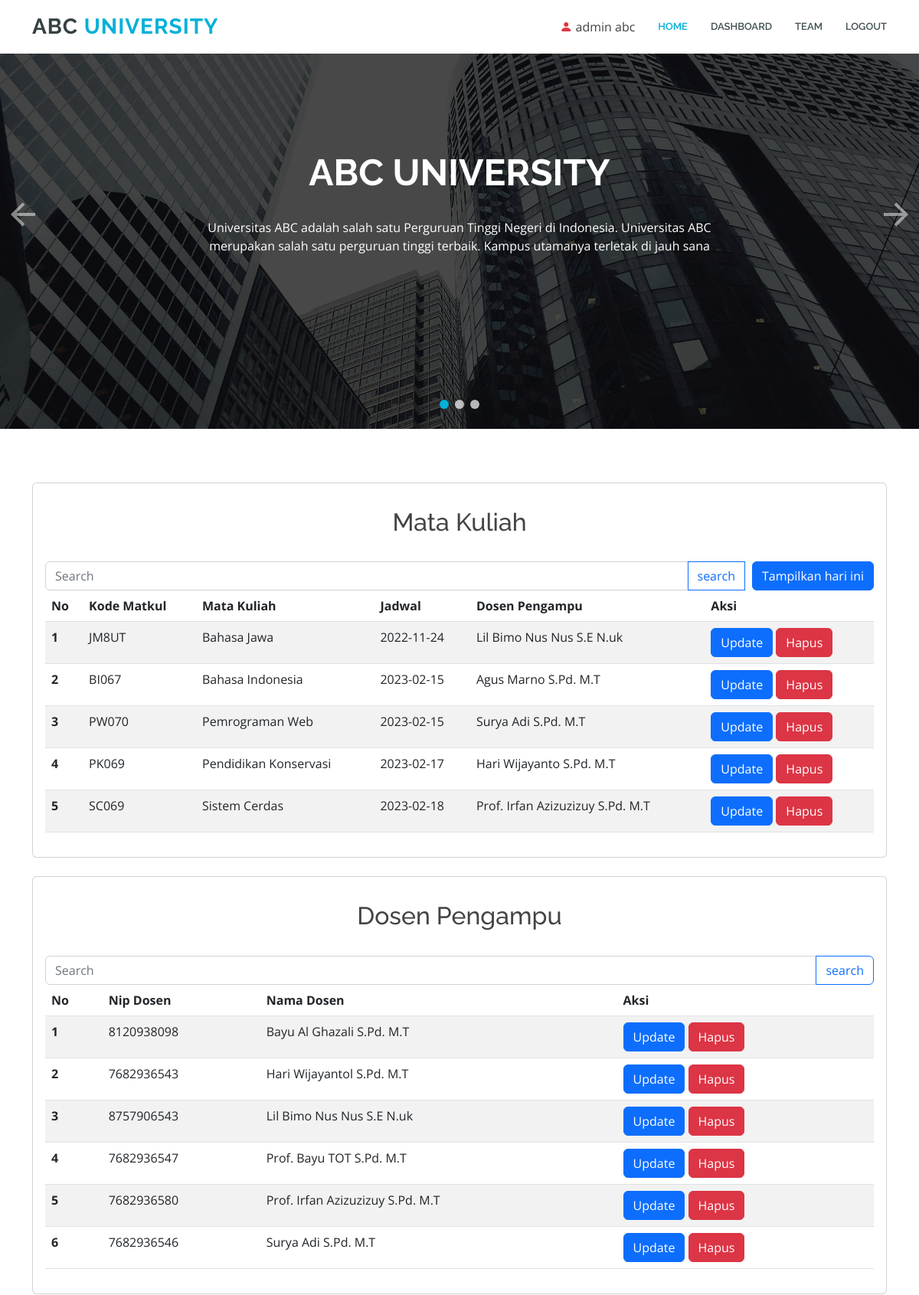
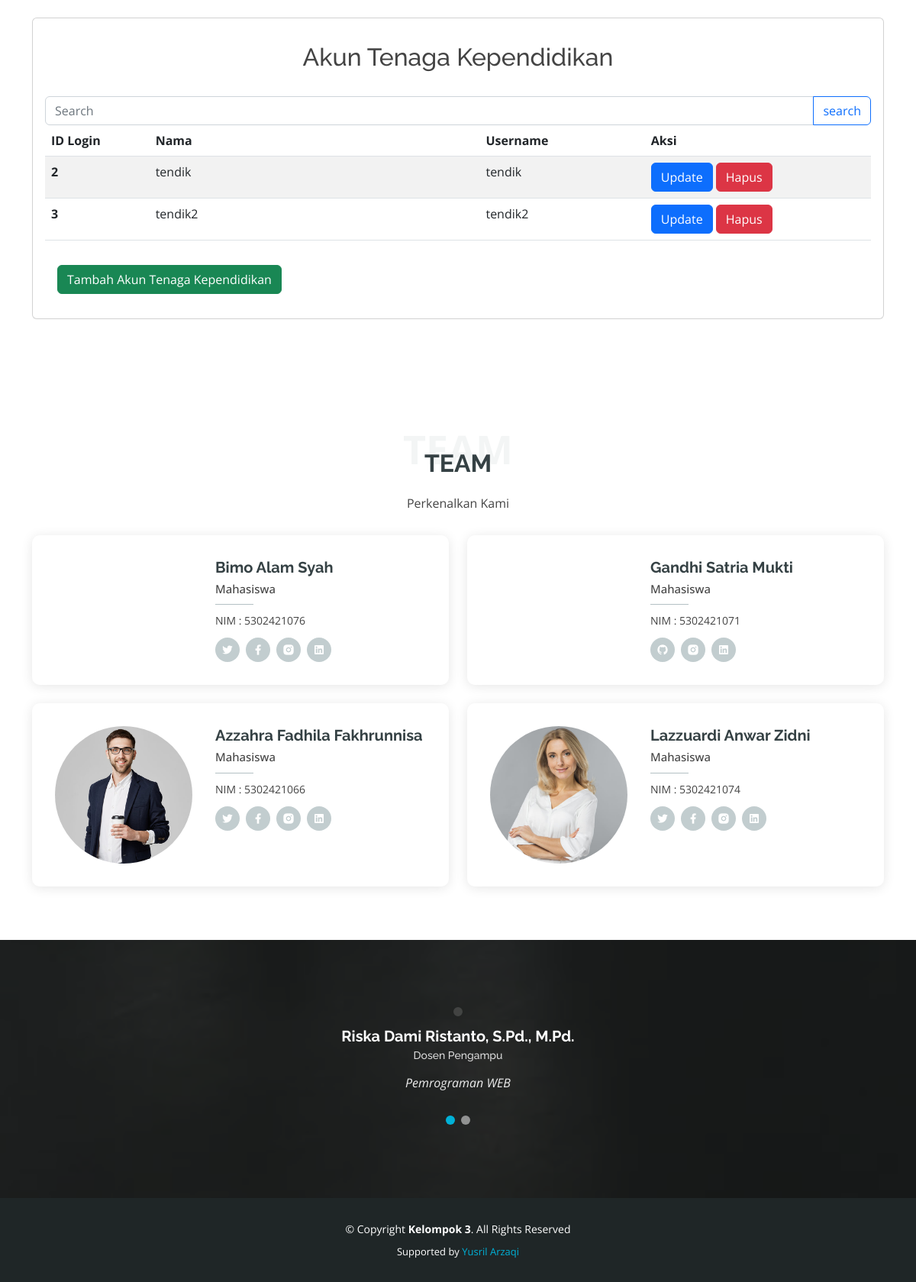
Screenshot of /index.php (signed in) with the database file from the repository (2 pictures, top to bottom).
### tables this page shows
CREATE TABLE `matkul` (
  `kode_matkul` varchar(5) NOT NULL,
  `nama_matkul` varchar(45) NOT NULL,
  `jadwal_matkul` date NOT NULL,
  `dosen_nama_dosen` varchar(45) NOT NULL,
  `login_id_login` int(11) NOT NULL,
  PRIMARY KEY (`kode_matkul`,`dosen_nama_dosen`,`login_id_login`),
  KEY `fk_matkul_dosen_idx` (`dosen_nama_dosen`),
  KEY `fk_matkul_login1_idx` (`login_id_login`),
  CONSTRAINT `fk_matkul_login` FOREIGN KEY (`login_id_login`) REFERENCES `login` (`id_login`) ON DELETE NO ACTION ON UPDATE NO ACTION,
  CONSTRAINT `matkul_ibfk_1` FOREIGN KEY (`dosen_nama_dosen`) REFERENCES `dosen` (`nama_dosen`) ON DELETE CASCADE ON UPDATE CASCADE,
  CONSTRAINT `matkul_ibfk_2` FOREIGN KEY (`login_id_login`) REFERENCES `login` (`id_login`) ON DELETE CASCADE ON UPDATE CASCADE
);

CREATE TABLE `dosen` (
  `nip` varchar(10) NOT NULL,
  `nama_dosen` varchar(45) NOT NULL,
  `login_id_login` int(11) NOT NULL,
  PRIMARY KEY (`nama_dosen`,`login_id_login`),
  KEY `fk_dosen_login1_idx` (`login_id_login`),
  CONSTRAINT `dosen_ibfk_1` FOREIGN KEY (`login_id_login`) REFERENCES `login` (`id_login`) ON DELETE CASCADE ON UPDATE CASCADE,
  CONSTRAINT `fk_dosen_login1` FOREIGN KEY (`login_id_login`) REFERENCES `login` (`id_login`) ON DELETE NO ACTION ON UPDATE NO ACTION
);

### lib/function.php (called while the page is built, shortened)
<?php
include "../koneksi.php";
function get_all($query): array | bool{
  global $koneksi;
  $result = mysqli_query($koneksi, $query);
  return mysqli_fetch_all($result);
}

### dashadmin.php (the view, shortened to what this page needs)
<?php
include "koneksi.php";
include "lib/function.php";
$result_dosen = get_all("SELECT * FROM dosen");
$result_matkul = get_all("SELECT * FROM matkul ORDER BY jadwal_matkul");
$data_akun = get_all("SELECT * FROM login WHERE NOT jabatan='admin'");
?>
<section id="about" class="about">
  <div class="container">
    <div class="card mb-4">
      <div class="card-body">
        <div class="row">
          <div class="col-md-12">
            <h2 class="pt-3 pb-4 text-center font-bold font-up deep-purple-text">Mata Kuliah</h2>
            <form action="index.php" method="GET">
              <div class="input-group">
                <input type="text" class="form-control" placeholder="Search" name="cari_mk" />
                <button type="submit" class="btn btn-outline-primary mr-1 ">search</button>
                <input type="submit" class="btn btn-primary rounded" value="Tampilkan hari ini" name="hari_ini" />
              </div>
            </form>
          </div>
        </div>
        <table class="table table-striped">
          <thead>
            <tr>
              <th>No</th>
              <th>Kode Matkul</th>
              <th>Mata Kuliah</th>
              <th>Jadwal</th>
              <th>Dosen Pengampu</th>
              <th>Aksi</th>
            </tr>
          </thead>
          <tbody>
            <?php foreach ($result_matkul as $index => $data_matkul) : ?>
              <tr>
                <th scope="row">
                  <?= $index + 1 ?>
                </th>
                <td>
                  <?= $data_matkul[0]; ?>
                </td>
                <td>
                  <?= $data_matkul[1]; ?>
                </td>
                <td>
                  <?= $data_matkul[2]; ?>
                </td>
                <td>
                  <?= $data_matkul[3]; ?>
                </td>
                <td>
                  <a href="form/ubahmatkul.php?kode=<?= $data_matkul[0]; ?>" class="btn btn-primary ">Update</a>
                  <a href="delete/matkul.php?kode=<?= $data_matkul[0]; ?>" class="btn btn-danger ">Hapus</a>
                </td>
              </tr>
            <?php endforeach; ?>
          </tbody>
        </table>
      </div>
    </div>
    <div class="card">
      <div class="card-body">
        <div class="row">
          <div class="col-md-12">
            <h2 class="pt-3 pb-4 text-center font-bold font-up deep-purple-text">Dosen Pengampu</h2>
            <form action="index.php" method="GET">
              <div class="input-group">
                <input type="text" class="form-control" placeholder="Search" name="cari_ds" />
                <button type="submit" class="btn btn-outline-primary">search</button>
              </div>
            </form>
          </div>
        </div>
        <table class="table table-striped">
          <thead>
            <tr>
              <th>No</th>
              <th>Nip Dosen</th>
              <th>Nama Dosen</th>
              <th>Aksi</th>
            </tr>
          </thead>
          <tbody>
            <?php foreach ($result_dosen as $index => $data_dosen) : ?>
              <tr>
                <th scope="row">
                  <?= $index + 1 ?>
                </th>
                <td>
                  <?= $data_dosen[0]; ?>
                </td>
                <td>
                  <?= $data_dosen[1]; ?>
                </td>
                <td>
                  <a href="form/ubahdosen.php?nip=<?= $data_dosen[0]; ?>" class="btn btn-primary ">Update</a>
                  <a href="delete/dosen.php?nip=<?= $data_dosen[0]; ?>" class="btn btn-danger ">Hapus</a>
                </td>
              </tr>
            <?php endforeach; ?>
          </tbody>
        </table>
      </div>
    </div>
    <div class="card mt-4">
      <div class="card-body">
        <div class="row">
          <div class="col-md-12">
            <h2 class="pt-3 pb-4 text-center font-bold font-up deep-purple-text">Akun Tenaga Kependidikan</h2>
            <form action="index.php" method="GET">
              <div class="input-group">
                <input type="text" class="form-control " placeholder="Search" name="cari_akun" />
                <button type="submit" class="btn btn-outline-primary">search</button>
              </div>
            </form>
          </div>
        </div>
        <table class="table table-striped">
          <thead>
            <tr>
              <th>ID Login</th>
              <th>Nama</th>
              <th>Username</th>
              <th>Aksi</th>
            </tr>
          </thead>
          <tbody>
            <?php foreach ($data_akun as $index => $akun) : ?>
              <tr>
                <th scope="row">
                  <?= $akun[0]; ?>
                </th>
                <td width="40%">
                  <?= $akun[1]; ?>
                </td>
                <td width="20%">
                  <?= $akun[2]; ?>
                </td>
                <td>
                  <a href="form/ubahakun.php?id=<?= $akun[0]; ?>" class="btn btn-primary ">Update</a>
                  <a href="delete/akun.php?id=<?= $akun[0]; ?>" class="btn btn-danger ">Hapus</a>
                </td>
              </tr>
            <?php endforeach; ?>
          </tbody>
        </table>
        <a href="form/tambahakun.php" class="btn btn-success m-3">Tambah Akun Tenaga Kependidikan</a>
      </div>
    </div>
  </div>
</section>

### index.php (shortened to what this page needs)
<!DOCTYPE html>
<html lang="en">
<head>
  <link href="assets/vendor/animate.css/animate.min.css" rel="stylesheet">
  <link href="assets/vendor/bootstrap/css/bootstrap.min.css" rel="stylesheet">
  <link href="assets/vendor/bootstrap-icons/bootstrap-icons.css" rel="stylesheet">
  <link href="assets/vendor/boxicons/css/boxicons.min.css" rel="stylesheet">
  <link href="assets/vendor/glightbox/css/glightbox.min.css" rel="stylesheet">
  <link href="assets/vendor/remixicon/remixicon.css" rel="stylesheet">
  <link href="assets/vendor/swiper/swiper-bundle.min.css" rel="stylesheet">
</head>
<body>
  <header id="header" class="fixed-top d-flex align-items-center">
    <div class="container d-flex align-items-center justify-content-between">
      <div class="logo">
        <h1><a href="#">ABC <span>UNIVERSITY</span></a></h1>
      </div>
      <nav id="navbar" class="navbar">
        <ul>
          <li>
            <?php if ($_SESSION['jabatan'] == "admin") : ?>
              <i class="bi bi-person-fill text-danger"></i> <?= $_SESSION['nama']; ?>
            <?php else : ?>
              <i class="bi bi-person-fill text-success"></i> <?= $_SESSION['nama']; ?>
            <?php endif; ?>
          </li>
          <li><a class="nav-link scrollto active" href="#hero">Home</a></li>
          <li><a class="nav-link scrollto" href="#about">Dashboard</a></li>
          <li><a class="nav-link scrollto" href="#team">Team</a></li>
          <li><a class="nav-link scrollto" href="session/logout.php">Logout</a></li>
        </ul>
      </nav>
    </div>
  </header>
  <section id="hero">
    <div class="hero-container">
      <div id="heroCarousel" data-bs-interval="5000" class="carousel slide carousel-fade" data-bs-ride="carousel">
        <ol class="carousel-indicators" id="hero-carousel-indicators"></ol>
        <div class="carousel-inner" role="listbox">
          <div class="carousel-item active" style="background-image: url(assets/img/slide/slide-1.jpg);">
            <div class="carousel-container">
              <div class="carousel-content">
                <h2 class="animate__animated animate__fadeInDown">ABC <span>UNIVERSITY</span></h2>
                <p class="animate__animated animate__fadeInUp">Universitas ABC adalah salah satu Perguruan Tinggi Negeri
                  di Indonesia. Universitas ABC merupakan salah satu perguruan tinggi terbaik. Kampus utamanya terletak
                  di jauh sana</p>
              </div>
            </div>
          </div>
        </div>
        <a class="carousel-control-prev" href="#heroCarousel" role="button" data-bs-slide="prev">
          <span class="carousel-control-prev-icon ri-arrow-left-line" aria-hidden="true"></span>
        </a>
        <a class="carousel-control-next" href="#heroCarousel" role="button" data-bs-slide="next">
          <span class="carousel-control-next-icon ri-arrow-right-line" aria-hidden="true"></span>
        </a>
      </div>
    </div>
  </section>
  <main id="main">
    <?php
    if ($_SESSION['jabatan'] == "admin") {
      include "dashadmin.php";
    } else {
      include "dashtendik.php";
    }
    ?>
    <section id="team" class="team">
      <div class="container">
        <div class="section-title">
          <span>Team</span>
          <h2>Team</h2>
          <p>Perkenalkan Kami</p>
        </div>
        <div class="row">
          <div class="col-lg-6">
            <div class="member d-flex align-items-start">
              <div class="pic"><img src="https://media.discordapp.net/attachments/968176593547702322/1026405915534037043/IMG-20210606-WA0000.jpg?width=460&height=460" class="img-fluid" alt=""></div>
              <div class="member-info">
                <h4>Bimo Alam Syah</h4>
                <span>Mahasiswa</span>
                <p>NIM : 5302421076</p>
                <div class="social">
                  <a href=""><i class="ri-twitter-fill"></i></a>
                  <a href=""><i class="ri-facebook-fill"></i></a>
                  <a href=""><i class="ri-instagram-fill"></i></a>
                  <a href=""> <i class="ri-linkedin-box-fill"></i> </a>
                </div>
              </div>
            </div>
          </div>
          <div class="col-lg-6 mt-4 mt-lg-0">
            <div class="member d-flex align-items-start">
              <div class="pic"><img src="https://cdn.discordapp.com/attachments/875383813411311627/1043561796524593243/xubw7q.jpg" class="img-fluid" alt=""></div>
              <div class="member-info">
                <h4>Gandhi Satria Mukti</h4>
                <span>Mahasiswa</span>
                <p>NIM : 5302421071</p>
                <div class="social">
                  <a href="https://github.com/gndhstr"><i class="ri-github-fill"></i></a>
                  <a href="https://www.instagram.com/gndhstr/"><i class="ri-instagram-fill"></i></a>
                  <a href="www.linkedin.com/in/gndhstr"> <i class="ri-linkedin-box-fill"></i> </a>
                </div>
              </div>
            </div>
          </div>
          <div class="col-lg-6 mt-4">
            <div class="member d-flex align-items-start">
              <div class="pic"><img src="assets/img/team/team-3.jpg" class="img-fluid" alt=""></div>
              <div class="member-info">
                <h4>Azzahra Fadhila Fakhrunnisa</h4>
                <span>Mahasiswa</span>
                <p>NIM : 5302421066</p>
                <div class="social">
                  <a href=""><i class="ri-twitter-fill"></i></a>
                  <a href=""><i class="ri-facebook-fill"></i></a>
                  <a href=""><i class="ri-instagram-fill"></i></a>
                  <a href=""> <i class="ri-linkedin-box-fill"></i> </a>
                </div>
              </div>
            </div>
          </div>
          <div class="col-lg-6 mt-4">
            <div class="member d-flex align-items-start">
              <div class="pic"><img src="assets/img/team/team-4.jpg" class="img-fluid" alt=""></div>
              <div class="member-info">
                <h4>Lazzuardi Anwar Zidni</h4>
                <span>Mahasiswa</span>
                <p>NIM : 5302421074</p>
                <div class="social">
                  <a href=""><i class="ri-twitter-fill"></i></a>
                  <a href=""><i class="ri-facebook-fill"></i></a>
                  <a href=""><i class="ri-instagram-fill"></i></a>
                  <a href=""> <i class="ri-linkedin-box-fill"></i> </a>
                </div>
              </div>
            </div>
          </div>
        </div>
      </div>
    </section>
    <section id="testimonials" class="testimonials">
      <div class="container position-relative">
        <div class="testimonials-slider swiper" data-aos="fade-up" data-aos-delay="100">
          <div class="swiper-wrapper">
            <div class="swiper-slide">
              <div class="testimonial-item">
                <img src="https://cdn.discordapp.com/attachments/875383813411311627/1042824944549122069/PakRiska_1.jpeg" class="testimonial-img" alt="">
                <h3>Riska Dami Ristanto, S.Pd., M.Pd.</h3>
                <h4>Dosen Pengampu</h4>
                <p>
                  Pemrograman WEB
                </p>
              </div>
            </div>
          </div>
          <div class="swiper-pagination"></div>
        </div>
      </div>
    </section>
  </main>
  <footer id="footer">
    <div class="container">
      <div class="copyright">
        &copy; Copyright <strong><span>Kelompok 3</span></strong>. All Rights Reserved
      </div>
      <div class="credits">
        Supported by <a href="https://github.com/yusrilarzaqi/" target="_blank">Yusril Arzaqi</a>
      </div>
    </div>
  </footer>
</body>
</html>

### rows the page displays
matkul: kode_matkul "JM8UT", nama_matkul "Bahasa Jawa", jadwal_matkul "2022-11-24", dosen_nama_dosen "Lil Bimo Nus Nus S.E N.uk"
matkul: kode_matkul "BI067", nama_matkul "Bahasa Indonesia", jadwal_matkul "2023-02-15", dosen_nama_dosen "Agus Marno S.Pd. M.T"
matkul: kode_matkul "PW070", nama_matkul "Pemrograman Web", jadwal_matkul "2023-02-15", dosen_nama_dosen "Surya Adi S.Pd. M.T"
matkul: kode_matkul "PK069", nama_matkul "Pendidikan Konservasi", jadwal_matkul "2023-02-17", dosen_nama_dosen "Hari Wijayanto S.Pd. M.T"
matkul: kode_matkul "SC069", nama_matkul "Sistem Cerdas", jadwal_matkul "2023-02-18", dosen_nama_dosen "Prof. Irfan Azizuzizuy S.Pd. M.T"
dosen: nip "8120938098", nama_dosen "Bayu Al Ghazali S.Pd. M.T"
dosen: nip "7682936543", nama_dosen "Hari Wijayantol S.Pd. M.T"
dosen: nip "8757906543", nama_dosen "Lil Bimo Nus Nus S.E N.uk"
dosen: nip "7682936547", nama_dosen "Prof. Bayu TOT S.Pd. M.T"
dosen: nip "7682936580", nama_dosen "Prof. Irfan Azizuzizuy S.Pd. M.T"
dosen: nip "7682936546", nama_dosen "Surya Adi S.Pd. M.T"

### other values shown
$_SESSION['nama'] "admin abc"
$akun[0] "2"
$akun[1] "tendik"
$akun[2] "tendik"
$akun[0] "3"
$akun[1] "tendik2"
$akun[2] "tendik2"
